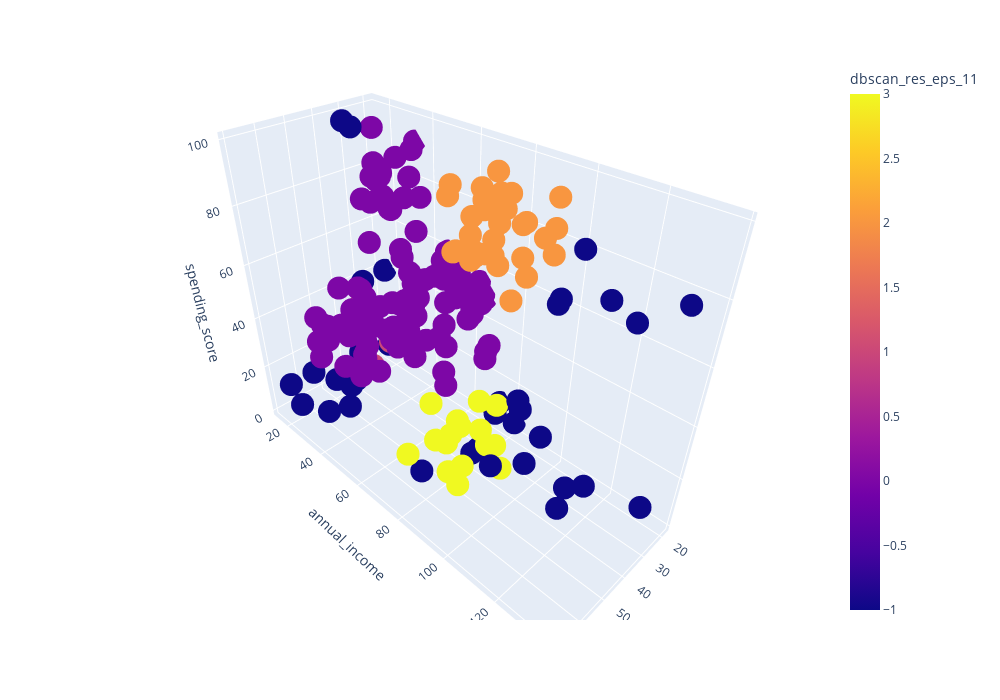

Here is the notebook cell this chart was saved with:
### Code cell
#запускаем кластеризацию на наших данных
dbscan = DBSCAN(eps=15, min_samples=9)
clustering_dbscan_res = dbscan.fit_predict(X)
df['dbscan_res_eps_11'] = clustering_dbscan_res

# Подсчет количества кластеров
n_clusters = len(set(dbscan.labels_)) - (1 if -1 in dbscan.labels_ else 0)
print(f'Количество кластеров: {n_clusters}')


get_3d_visualization(df, 'dbscan_res_eps_11').show()

#отображаем график
#fig.show()

df = df.drop('dbscan_res_eps_11', axis=1)

### Figure 1 — Plotly figure (JSON) as saved in the notebook; plotly's stock layout.template omitted (floating-point values rounded to 4 significant figures; data arrays with more than 128 entries replaced by an {"elided": "..."} marker saying what was removed)
{"data": [{"hovertemplate": "age=%{x}<br>annual_income=%{y}<br>spending_score=%{z}<br>dbscan_res_eps_11=%{marker.color}<extra></extra>", "legendgroup": "", "marker": {"color": {"elided": "200 int values"}, "coloraxis": "coloraxis", "symbol": "circle"}, "mode": "markers", "name": "", "scene": "scene", "showlegend": false, "type": "scatter3d", "x": {"elided": "200 int values"}, "y": {"elided": "200 int values"}, "z": {"elided": "200 int values"}}], "layout": {"coloraxis": {"colorbar": {"title": {"text": "dbscan_res_eps_11"}}, "colorscale": [[0, "#0d0887"], [0.1111, "#46039f"], [0.2222, "#7201a8"], [0.3333, "#9c179e"], [0.4444, "#bd3786"], [0.5556, "#d8576b"], [0.6667, "#ed7953"], [0.7778, "#fb9f3a"], [0.8889, "#fdca26"], [1, "#f0f921"]]}, "height": 700, "legend": {"tracegroupgap": 0}, "margin": {"t": 60}, "scene": {"domain": {"x": [0, 1], "y": [0, 1]}, "xaxis": {"title": {"text": "age"}}, "yaxis": {"title": {"text": "annual_income"}}, "zaxis": {"title": {"text": "spending_score"}}}, "width": 1000}}
